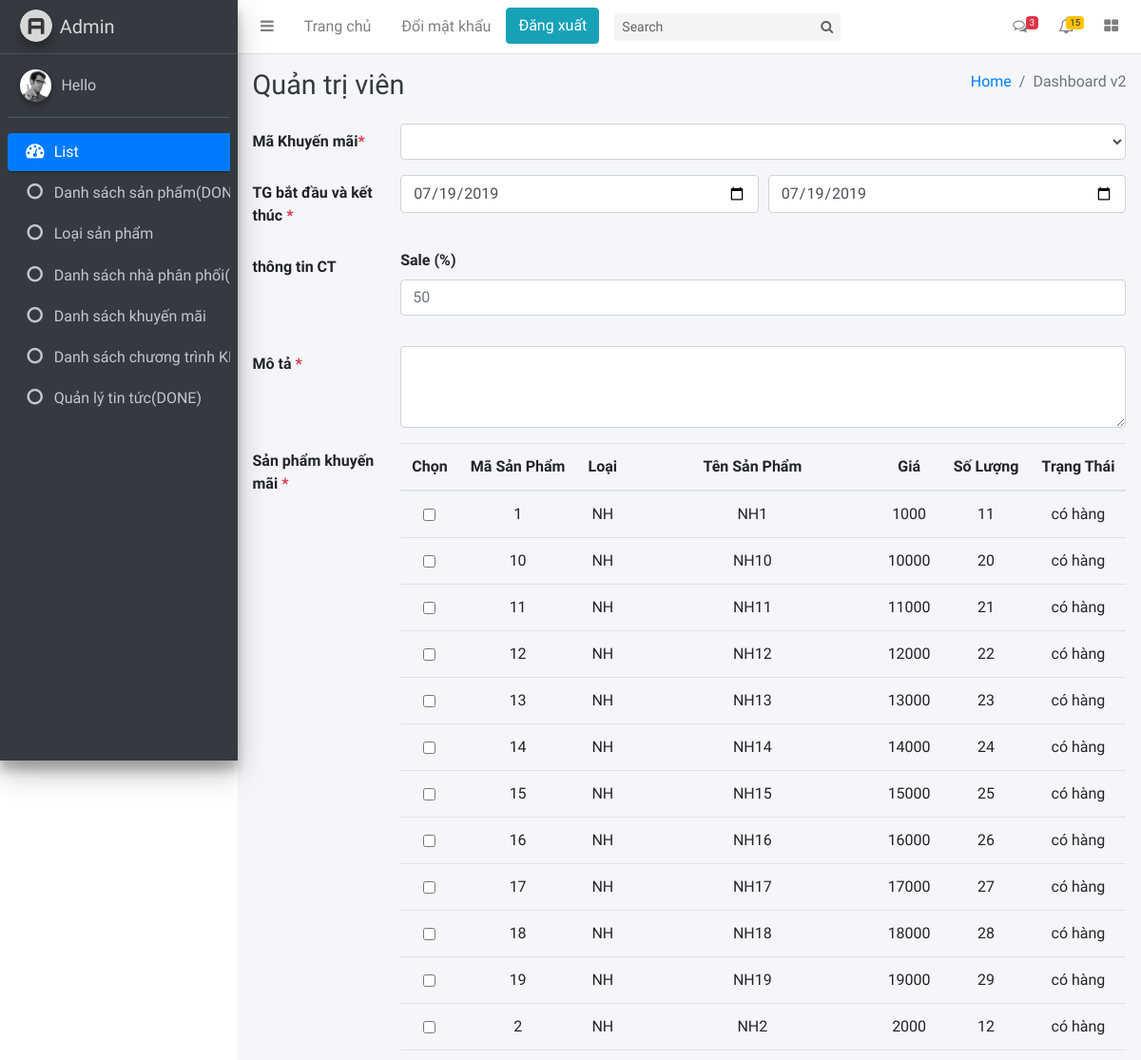
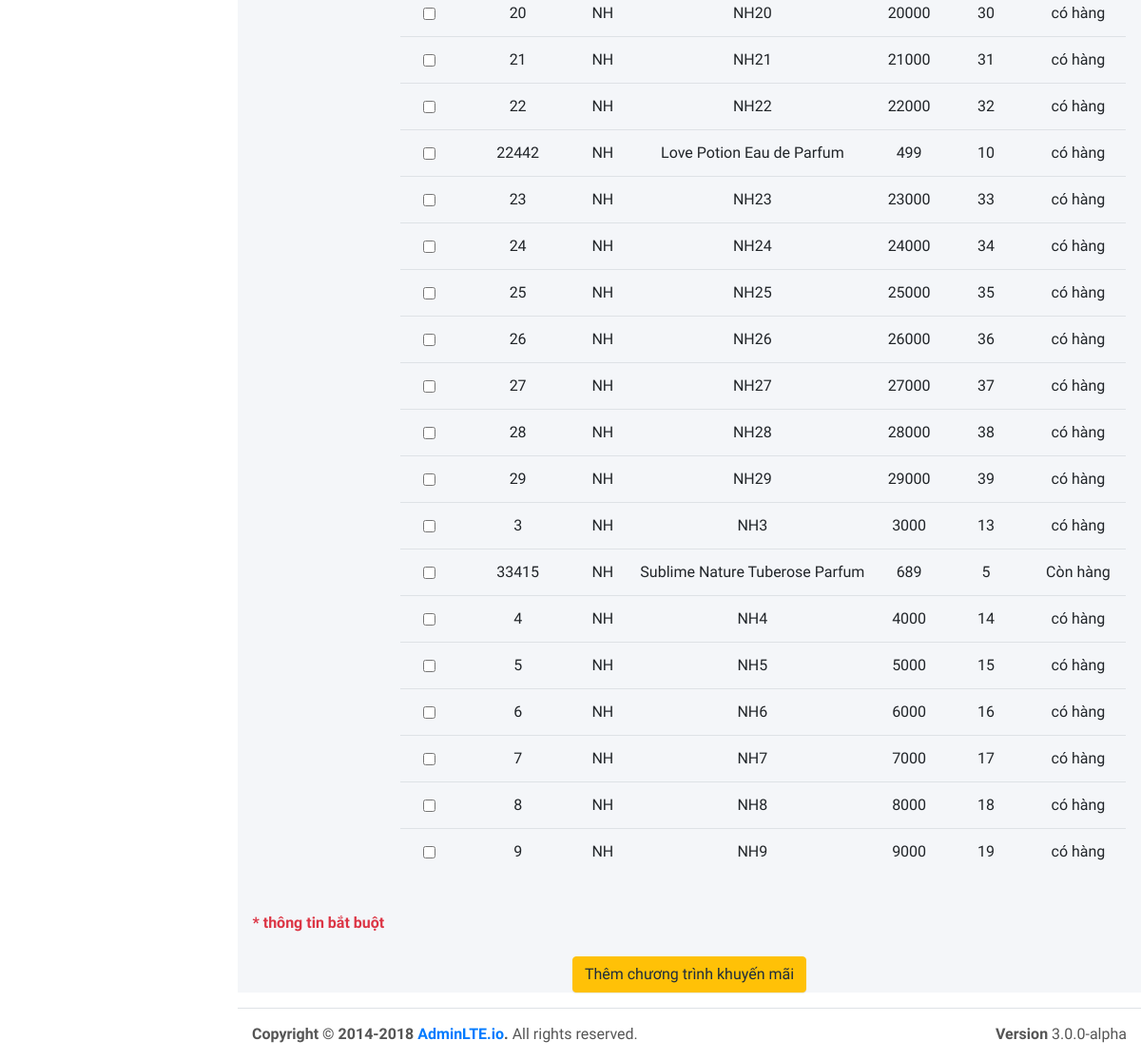
The app's page /admin/indexAdmin.php?page=them_ct_km with its own data (2 pictures, top to bottom).
### tables this page shows
CREATE TABLE `sp` (
  `MaSP` varchar(25) NOT NULL,
  `Maloai` varchar(25) NOT NULL,
  `Tensp` varchar(250) NOT NULL,
  `Gia` int(11) NOT NULL,
  `Soluong` int(11) NOT NULL,
  `MaNcc` varchar(25) NOT NULL,
  `Ngaysanxuat` date NOT NULL,
  `hansudung` int(11) NOT NULL,
  `dungtich` int(11) NOT NULL,
  `Mota` mediumtext NOT NULL,
  `Ngaynhaphang` date NOT NULL,
  `trangthai` varchar(25) NOT NULL
);

### select.php (called while the page is built, shortened)
<?php
    function query_select($sql)
    {
        $table = array();
        try {
            include 'connect.php';
            $stmt = $conn->prepare($sql);
            $stmt->execute();
            $table = $stmt;
        } catch (PDOException $e) {
            echo "connection failed: " . $e->getMessage();
        }
        return $table;
    }
?>

### admin/Add/add-ctkm.php (the view, shortened to what this page needs)
<form id="" method="post">
    <div class="form-group row">
        <label for="inputPassword3" class="col-sm-2 col-form-label">Mã Khuyến mãi<span
                class="text-danger">*</span></label>
        <div class="col-sm-10">
            <select class="form-control" name="maKM">
            </select>
        </div>
    </div>
    <div class="form-group row">
        <label for="inputEmail3" class="col-sm-2 col-form-label">TG bắt đầu và kết thúc <span
                class="text-danger">*</span></label>
        <div class="col-sm-10">
            <div class="form-row">
                <div class="form-group col-md-6">
                    <input type="date" class="form-control" name="tgbatdau" value="<?php echo date("Y-m-d")?>">
                </div>
                <div class="form-group col-md-6">
                    <input type="date" class="form-control" name="tgketthuc" value="<?php echo date("Y-m-d")?>">
                </div>
            </div>
        </div>
    </div>
    <div class="form-group row">
        <label for="inputEmail3" class="col-sm-2 col-form-label">thông tin CT</span></label>
        <div class="col-sm-10">
            <div class="form-row">
                <div class="form-group col-md-12">
                    <label for="inputState">Sale (%)</label>
                    <input type="number" class="form-control" placeholder="50" name="htkm">
                </div>
            </div>
        </div>
    </div>
    <div class="form-group row">
        <label for="inputPassword3" class="col-sm-2 col-form-label">Mô tả <span class="text-danger">*</span></label>
        <div class="col-sm-10">
            <textarea class="form-control" id="exampleFormControlTextarea1" rows="3" name="motaCTKM"></textarea>
        </div>
    </div>
    <div class="form-group row">
        <label for="inputPassword3" class="col-sm-2 col-form-label">Sản phẩm khuyến mãi <span
                class="text-danger">*</span></label><i class="fas fa-signal-slash"></i></label>
        <div class="col-sm-10">
            <table class="table table-hover text-center">
                <thead>
                    <tr>
                        <th>Chọn</th>
                        <th>Mã Sản Phẩm</th>
                        <th>Loại</th>
                        <th>Tên Sản Phẩm</th>
                        <th>Giá</th>
                        <th>Số Lượng</th>
                        <th>Trạng Thái</th>
                    </tr>
                </thead>
                <tbody>
            <?php
            $table = query_select("SELECT * FROM sp");
            $count = $table->rowCount();
            if ($count > 0) {
                foreach ($table as $row) {
            ?>
                    <tr>
                        <td><input type="checkbox" id="subscribeNews" name="check_product[]"
                             value="<?php echo $row['MaSP']?>"></td>
                        <td><?php echo $row['MaSP'] ?></td>
                        <td><?php echo $row['Maloai'] ?></td>
                        <td><?php echo $row['Tensp'] ?></td>
                        <td><?php echo $row['Gia'] ?></td>
                        <td><?php echo $row['Soluong'] ?></td>
                        <td><?php echo $row['trangthai'] ?></td>
                    </tr>
                    <?php
                }
            }
            else
            {
                echo "<h2>Hiện tại chưa có sản phẩm...</h2>";
            }
        ?>
                </tbody>
            </table>
        </div>
    </div>
    <div class="form-group row">
        <label for="inputPassword3" class="col-sm-12 col-form-label text-danger">* thông tin bắt buột</label>
    </div>
    <div class="form-group row text-center">
        <div class="col-sm-12 col-sm-custom">
            <button type="submit" name="submit" class="btn btn-warning">Thêm chương trình khuyến mãi</button>
        </div>
    </div>
</form>

### assets/scss/main.css (style rules this page uses)
html, body, div, span, object, iframe, h1, h2, h3, h4, h5, h6, p, blockquote, pre, abbr, address, cite, code, del, dfn, em, img, ins, kbd, q, samp, small, strong, sub, sup, var, b, i, dl, dt, dd, ol, ul, li, fieldset, form, label, legend, table, caption, tbody, tfoot, thead, tr, th, td, article, aside, canvas, details, figcaption, figure, footer, header, hgroup, menu, nav, section, summary, time, mark, audio, video { margin: 0; padding: 0; border: 0; outline: 0; font-size: 100%; vertical-align: baseline; background: transparent; box-sizing: border-box; -moz-box-sizing: border-box; -webkit-box-sizing: border-box; }
body { font: 15px/1 poppins-regular, Arial, Helvetica, sans-serif; }
table { border-collapse: collapse; border-spacing: 0; }
input, select { vertical-align: middle; }

### records on screen
sp: MaSP "1", Maloai "NH", Tensp "NH1", Gia "1000", Soluong "11", trangthai "có hàng"
sp: MaSP "10", Maloai "NH", Tensp "NH10", Gia "10000", Soluong "20", trangthai "có hàng"
sp: MaSP "11", Maloai "NH", Tensp "NH11", Gia "11000", Soluong "21", trangthai "có hàng"
sp: MaSP "12", Maloai "NH", Tensp "NH12", Gia "12000", Soluong "22", trangthai "có hàng"
sp: MaSP "13", Maloai "NH", Tensp "NH13", Gia "13000", Soluong "23", trangthai "có hàng"
sp: MaSP "14", Maloai "NH", Tensp "NH14", Gia "14000", Soluong "24", trangthai "có hàng"
sp: MaSP "15", Maloai "NH", Tensp "NH15", Gia "15000", Soluong "25", trangthai "có hàng"
sp: MaSP "16", Maloai "NH", Tensp "NH16", Gia "16000", Soluong "26", trangthai "có hàng"
sp: MaSP "17", Maloai "NH", Tensp "NH17", Gia "17000", Soluong "27", trangthai "có hàng"
sp: MaSP "18", Maloai "NH", Tensp "NH18", Gia "18000", Soluong "28", trangthai "có hàng"
sp: MaSP "19", Maloai "NH", Tensp "NH19", Gia "19000", Soluong "29", trangthai "có hàng"
sp: MaSP "2", Maloai "NH", Tensp "NH2", Gia "2000", Soluong "12", trangthai "có hàng"
sp: MaSP "20", Maloai "NH", Tensp "NH20", Gia "20000", Soluong "30", trangthai "có hàng"
sp: MaSP "21", Maloai "NH", Tensp "NH21", Gia "21000", Soluong "31", trangthai "có hàng"
sp: MaSP "22", Maloai "NH", Tensp "NH22", Gia "22000", Soluong "32", trangthai "có hàng"
sp: MaSP "22442", Maloai "NH", Tensp "Love Potion Eau de Parfum", Gia "499", Soluong "10", trangthai "có hàng"
sp: MaSP "23", Maloai "NH", Tensp "NH23", Gia "23000", Soluong "33", trangthai "có hàng"
sp: MaSP "24", Maloai "NH", Tensp "NH24", Gia "24000", Soluong "34", trangthai "có hàng"
sp: MaSP "25", Maloai "NH", Tensp "NH25", Gia "25000", Soluong "35", trangthai "có hàng"
sp: MaSP "26", Maloai "NH", Tensp "NH26", Gia "26000", Soluong "36", trangthai "có hàng"
sp: MaSP "27", Maloai "NH", Tensp "NH27", Gia "27000", Soluong "37", trangthai "có hàng"
sp: MaSP "28", Maloai "NH", Tensp "NH28", Gia "28000", Soluong "38", trangthai "có hàng"
sp: MaSP "29", Maloai "NH", Tensp "NH29", Gia "29000", Soluong "39", trangthai "có hàng"
sp: MaSP "3", Maloai "NH", Tensp "NH3", Gia "3000", Soluong "13", trangthai "có hàng"
sp: MaSP "33415", Maloai "NH", Tensp "Sublime Nature Tuberose Parfum", Gia "689", Soluong "5", trangthai "Còn hàng"
sp: MaSP "4", Maloai "NH", Tensp "NH4", Gia "4000", Soluong "14", trangthai "có hàng"
sp: MaSP "5", Maloai "NH", Tensp "NH5", Gia "5000", Soluong "15", trangthai "có hàng"
sp: MaSP "6", Maloai "NH", Tensp "NH6", Gia "6000", Soluong "16", trangthai "có hàng"
sp: MaSP "7", Maloai "NH", Tensp "NH7", Gia "7000", Soluong "17", trangthai "có hàng"
sp: MaSP "8", Maloai "NH", Tensp "NH8", Gia "8000", Soluong "18", trangthai "có hàng"
sp: MaSP "9", Maloai "NH", Tensp "NH9", Gia "9000", Soluong "19", trangthai "có hàng"
